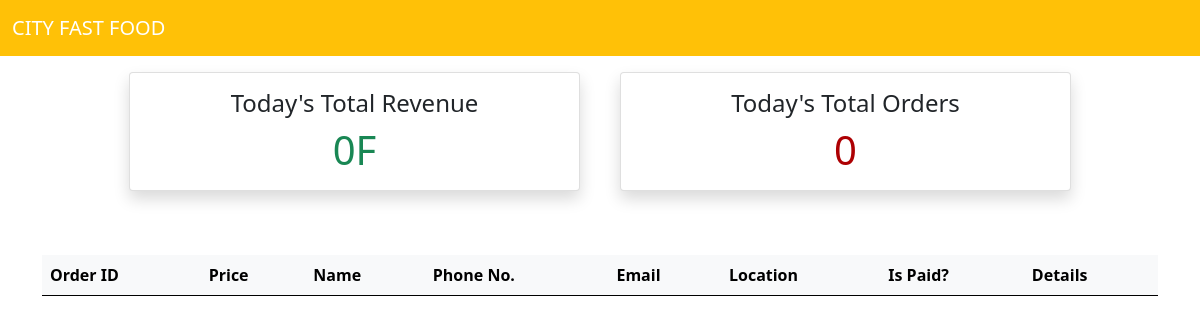
Page /restaurant/dashboard/ (signed in) on the earlier database version.
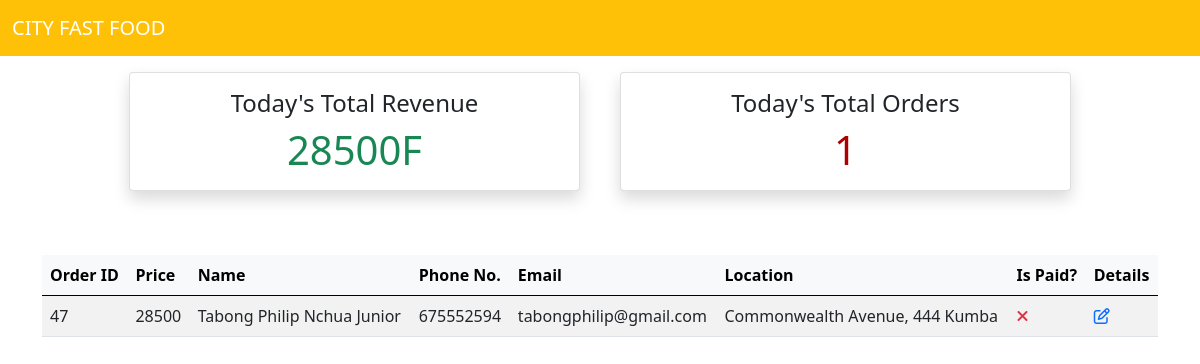
Same page on the later database version.
### customer/models.py (models this page shows, shortened)
class OrderModel(models.Model):
    created_on = models.DateTimeField(auto_now_add=True)
    price = models.IntegerField()
    items = models.ManyToManyField('MenuItem', related_name='order', blank=True)
    name = models.CharField(max_length=50, blank=True)
    tel = models.CharField(max_length=9)
    email = models.CharField(max_length=50, blank=True)
    street = models.CharField(max_length=50, blank=True)
    is_paid = models.BooleanField(default=False)
    is_delivered = models.BooleanField(default=False)

### restaurant/views.py (the view)
# urls.py: path('dashboard/', Dashboard.as_view(), name='dashboard'),
class Dashboard(LoginRequiredMixin, UserPassesTestMixin, View):
    def get(self, request, *args, **kwargs):
        today = datetime.today()
        orders = OrderModel.objects.filter(created_on__year=today.year, created_on__month=today.month, created_on__day=today.day)
        undelivered_orders = []
        total_revenue = 0
        for order in orders:
            total_revenue += order.price
            if not order.is_delivered:
                undelivered_orders.append(order)
        context = {
            'orders' : undelivered_orders,
            'total_revenue' : total_revenue,
            'total_orders' : len(orders),
        }
        return render(request, 'restaurant/dashboard.html', context)
    def test_func(self):
        return self.request.user.groups.filter(name='staff').exists() or self.request.user.is_superuser

### restaurant/templates/restaurant/dashboard.html
{% extends 'restaurant/base.html' %}
{% block body %}
<div class="container mt-3">
  <div class="row justify-content-center">
    <div class="col-md-5 me-md-3 mb-3">
      <div class="card shadow">
        <div class="card-body text-center">
          <h4 class="card-title">Today's Total Revenue</h4>
          <h1 class="card-text text-success">{{ total_revenue }}F</h1>
        </div>
      </div>
    </div>
    <div class="col-md-5 mb-3">
      <div class="card shadow">
        <div class="card-body text-center">
          <h4 class="card-title">Today's Total Orders</h4>
          <h1 class="card-text" style="color: #ad0003">{{ total_orders }}</h1>
        </div>
      </div>
    </div>
  </div>
</div>
<div class="container mt-5">
  <div class="table-responsive">
    <table class="table table-hover table-striped align-middle">
      <thead class="table-light">
        <tr>
          <th scope="col">Order ID</th>
          <th scope="col">Price</th>
          <th scope="col">Name</th>
          <th scope="col">Phone No.</th>
          <th scope="col">Email</th>
          <th scope="col">Location</th>
          <th scope="col">Is Paid?</th>
          <th scope="col">Details</th>
        </tr>
      </thead>
      <tbody>
        {% for order in orders %}
        <tr>
          <td>{{ order.pk }}</td>
          <td>{{ order.price }}</td>
          <td>{{ order.name }}</td>
          <td>{{ order.tel }}</td>
          <td>{{ order.email }}</td>
          <td>{{ order.street }}</td>
          <td>
            {% if order.is_paid %}
            <i class="fa-solid fa-check text-success"></i>
            {% else %}
            <i class="fa-solid fa-times text-danger"></i>
            {% endif %}
          </td>
          <td><a href="{% url 'order_details' order.pk %}"><i class="far fa-edit"></i></a></td>
        </tr>
        {% endfor %}
      </tbody>
    </table>
  </div>
</div>
{% endblock %}

Differences in the rows shown:
added OrderModel: pk "47", price "28500", name "Tabong Philip Nchua Junior", tel "675552594", email "tabongphilip@gmail.com", street "Commonwealth Avenue, 444 Kumba", is_paid False (drawn)
Other differences:
{{ total_revenue }}: "0" → "28500"
{{ total_orders }}: "0" → "1"
